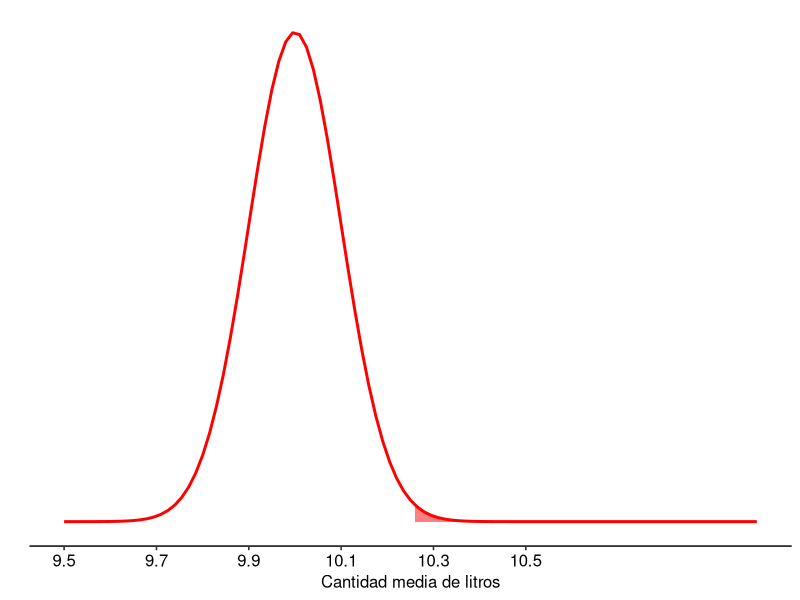
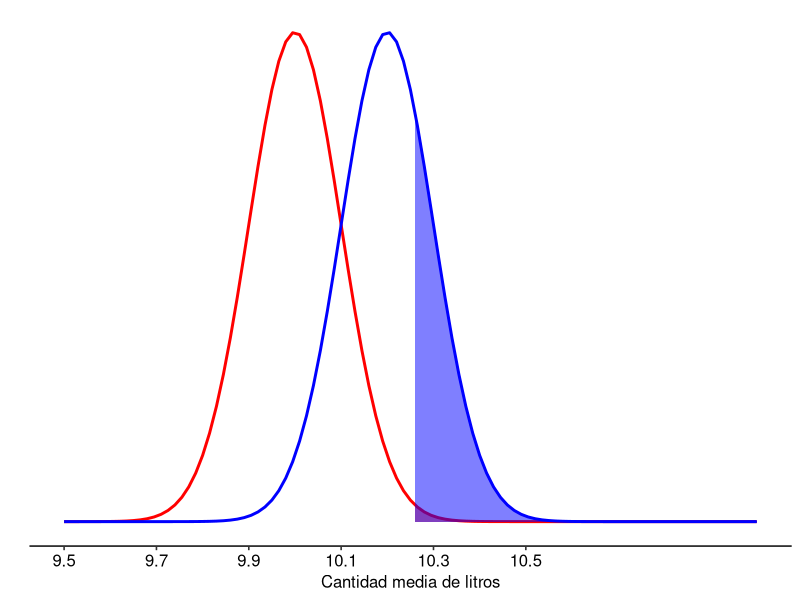
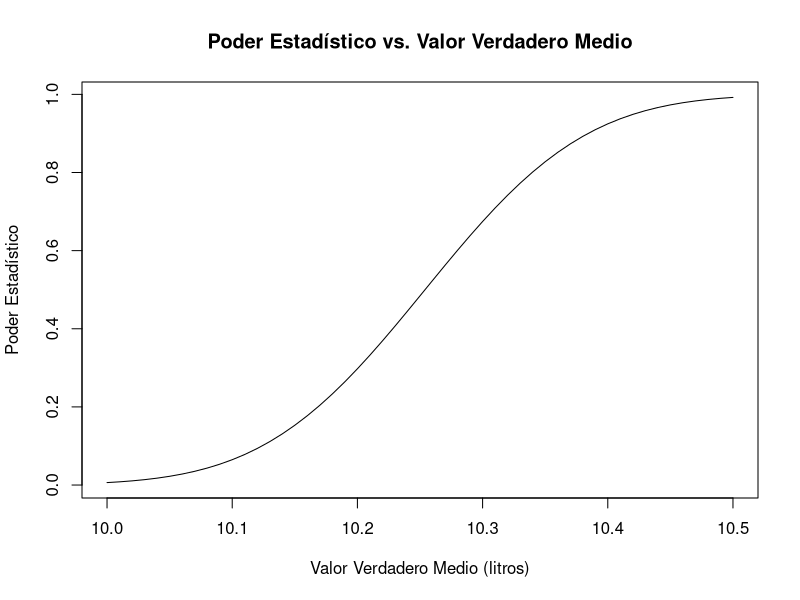

Reproduce these figures in R, in order.
## ---- chunk 1
knitr::opts_chunk$set(echo = TRUE)
## ---- chunk 2
library(ggpubr)
library(pwr)

# Fijar valores conocidos.
sigma <- 1
n <- 100
media_nula <- 10

# Calcular el error estándar.
SE <- sigma / sqrt(n)

x <- seq(9.5, 11, by = 0.01)
y <- dnorm(x, mean = media_nula, sd = SE)
my_data <- data.frame(x, y) 
g <- ggplot(data = my_data, aes(x))

g <- g + stat_function(
  fun = dnorm,
  args = list(mean = media_nula, sd = SE),
  color = "red",
  size = 1
)

g <- g + ylab(" ")
g <- g + scale_y_continuous(breaks = NULL)
g <- g + scale_x_continuous(
  name = "Cantidad media de litros",
  breaks = seq(9.5, 10.5, 0.2)
)

g <- g + theme_pubr()

q_critico_superior <- 10.25

g <- g + geom_area(
  data = subset(my_data, x > q_critico_superior),  
  aes(y = y),
  color = "red",
  fill = "red",
  alpha = 0.5
)
print(g)

## ---- chunk 3
# Probabilidad de error de tipo I
probabilidad_error_tipo_I <- pnorm(q_critico_superior, mean = media_nula, sd =SE, lower.tail = FALSE)

cat("Probabilidad error tipo I = ",probabilidad_error_tipo_I, "\n")
## ---- chunk 4

media_efecto = 10.2

g <- g + stat_function (
    fun = dnorm ,
    args = list ( mean = media_efecto , sd = SE ) ,
    colour = " blue " , size = 1)
  
x1 <- seq(9.5, 11, by = 0.01)
y1 <- dnorm (x , mean = media_efecto , sd = SE )


g <- g + geom_area ( data = subset ( data.frame ( x1 , y1 ) ,
                                     x > q_critico_superior ) ,
                     aes ( x = x1 , y = y1 ) ,
                     colour = " blue " ,
                     fill = " blue " ,
                     alpha = 0.5)

print ( g )


## ---- chunk 5
poder <-  pnorm ( q_critico_superior ,
          mean = media_efecto ,
          sd = SE ,
          lower.tail = FALSE )
cat ( " Poder = " , poder , " \n" )

# Calcular la probabilidad de cometer un error tipo II 
beta <- 1 - poder
cat(" Probabilidad error tipo II = " , beta , " \n ")

## ---- chunk 6
desviacion_estandar <- 1
tamanio_muestra <- 100
niveles_alfa <- 0.006209665
medias_verdaderas <- seq(10, 10.5, by = 0.01)  

# Definir una función que calcula el poder
calcular_poder <- function(media_verdadera) {
  diferencias_medias <- (media_verdadera - 10) / 1
  result <- power.t.test(n = tamanio_muestra, delta = diferencias_medias, sd = 1, sig.level = niveles_alfa, power = NULL, type = "one.sample", alternative = "one.sided")
  return(result$power)
}

# Aplicar la función a cada elemento de medias_verdaderas
poder <- sapply(medias_verdaderas, calcular_poder)


# Gráfico del poder estadístico
plot(medias_verdaderas, poder, type = "l", 
     main = "Poder Estadístico vs. Valor Verdadero Medio",
     xlab = "Valor Verdadero Medio (litros)",
     ylab = "Poder Estadístico")

## ---- chunk 7
# Definir el tamaño del efecto
tamaño_efecto <- (10.25 - 10)/1 

# Calcular el poder con el tamaño del efecto y otros parámetros
poder <- pwr.t.test(d = tamaño_efecto, 
                    sig.level = 0.05, 
                    power = 0.75, 
                    type = "one.sample", 
                    alternative = "greater")

# Imprimir el resultado
poder

## ---- chunk 8
tamaño_efecto <- (10.25 - 10)/1 

poder <- pwr.t.test(d = tamaño_efecto, 
                    sig.level = 0.01, 
                    power = 0.75, 
                    type = "one.sample", 
                    alternative = "greater")

poder
